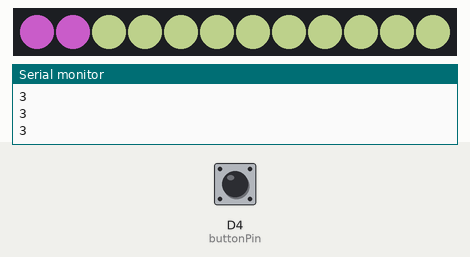
Bench run of a sketch on a simulated ESP8266 (NodeMCU). Shown: 12 RGB LEDs in strip order, left to right, the last lines printed to the serial monitor. The inputs (shaded band) are chosen by the test bench; at power-on: D4 (buttonPin) HIGH. Dim RGB values are drawn brighter than linear; random numbers use the default seed unless the sketch sets one.

Above: at 2.2 s.
2.3 s: D4 (buttonPin) pulled LOW for 0.85 s
At 4.3 s:
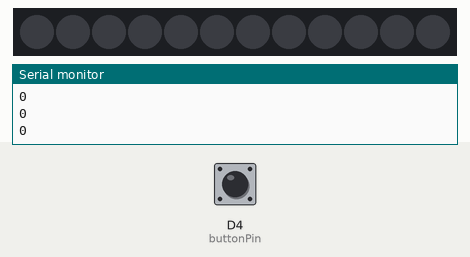
4.8 s: D4 (buttonPin) pulled LOW for 3.2 s
At 5.8 s:
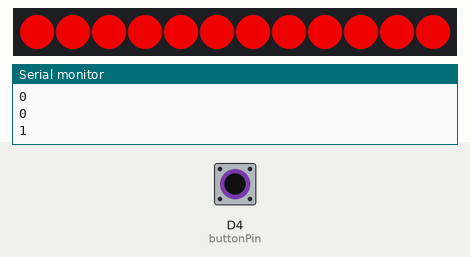
9.5 s: D4 (buttonPin) driven LOW
At 12.8 s:
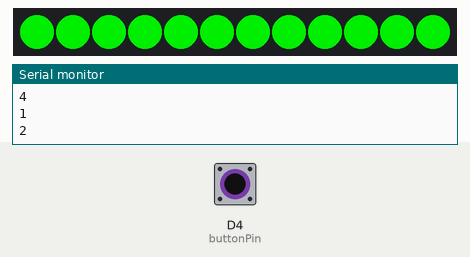
13.0 s: D4 (buttonPin) driven HIGH
At 14.79 s:
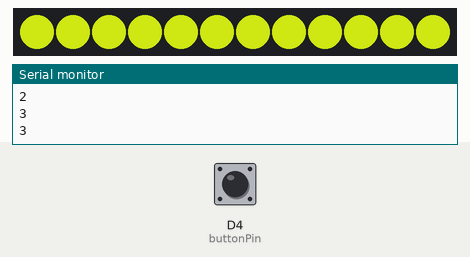

The sketch:

SmartLightNoWiFi.ino
```cpp
#include <Adafruit_NeoPixel.h>
#define PIN D3        // input pin Neopixel is attached to
#define NUMPIXELS      12 // number of neopixels in Ring

Adafruit_NeoPixel pixels = Adafruit_NeoPixel(NUMPIXELS, PIN, NEO_GRB + NEO_KHZ800);

// constants won't change. They're used here to set pin numbers:
const int buttonPin = D4;     // the number of the pushbutton pin
const int ledPin =  13;      // the number of the LED pin

// variables will change:
int buttonState = 0;         // variable for reading the pushbutton status

int redColor = 0;
int greenColor = 0;
int blueColor = 0;

int delayval = 50; // timing delay 0.5 second

int LightMode = 3;  // used to incriment light modes

void setup() {
  Serial.begin(9600);
  pinMode(buttonPin, INPUT_PULLUP);
  pixels.begin(); // Initializes the NeoPixel library.
  setColor();

}

void loop() {
  setColor();
  buttonState = digitalRead(buttonPin);

  if (buttonState == LOW) {
    LightMode += 1;   //increment light mode by 1 each time button is pressed.
   delay(500);

  }

  Serial.println(LightMode);

  switch (LightMode) {
  case 1:
  mode1(); // red
    break;

  case 2:
  mode2(); // green
    break;

  case 3:
  mode3(); // chase
    break;

  case 4:
  modeOFF(); // all off
    break;

}
      if (LightMode > 3){
      LightMode = 0;
    }
  delay(100); //just so the computer can keep up with simulation.
}

void mode1(){
      for (int i = 0; i < NUMPIXELS; i++) {
          pixels.setPixelColor(i, pixels.Color(200, 0, 0)); // red 200.
      }
    pixels.show(); // This sends the updated pixel color to the hardware.
  delay(500);

}

void mode2(){
      for (int i = 0; i < NUMPIXELS; i++) {
          pixels.setPixelColor(i, pixels.Color(0, 200, 0)); // green 200.
      }
    pixels.show(); // This sends the updated pixel color to the hardware.
  delay(500);

}

void mode3(){
      for (int i = 0; i < NUMPIXELS; i++) {
    //  setColor();
    pixels.setPixelColor(i, pixels.Color(redColor, greenColor, blueColor)); // Moderately bright green color.
    pixels.show(); // This sends the updated pixel color to the hardware.
    delay(delayval); // Delay for a period of time (in milliseconds).

    if (i > NUMPIXELS) {
      pixels.clear();  //turn all light off
      i = 0; // start all over again!
    }
  }
}

void modeOFF(){
     pixels.clear();  //turn all light off
      pixels.show(); // This sends the updated pixel color to the hardware.

  delay(500);

}

// setColor()
// picks random values to set for RGB
void setColor(){
  redColor = random(0, 255);
  greenColor = random(0,255);
  blueColor = random(0, 255);
}
```

Measured:
- after the input at 4.8 s, the LEDs: change after 0.52 s (image 2)
- what the display in image 2 shows lasts 1.1 s, from 5.3 s to 6.4 s
